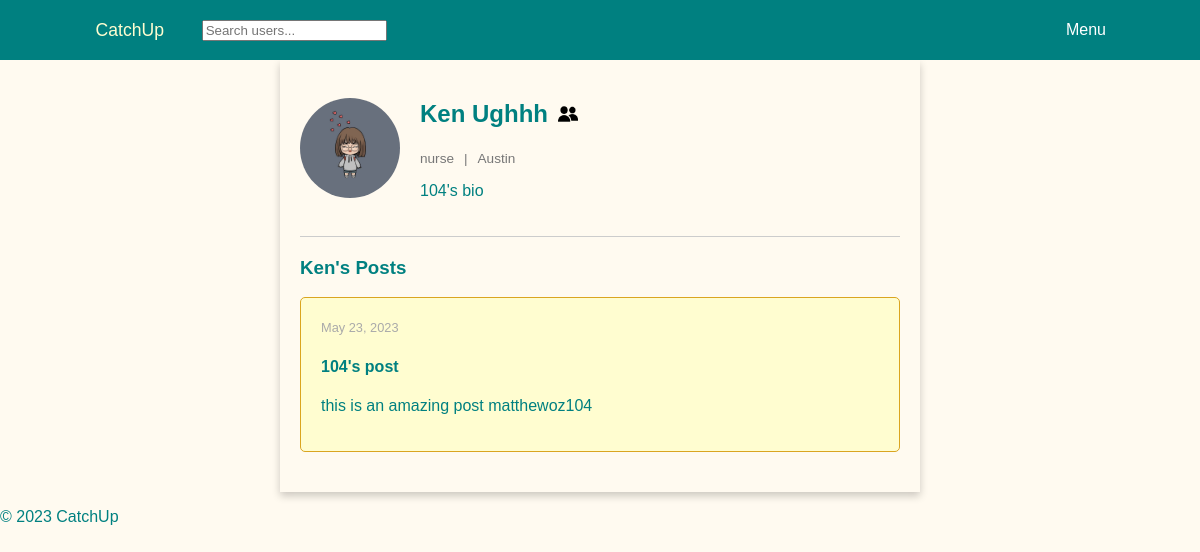
Page /profile/matthewoz104/ (signed in) on the earlier database version.
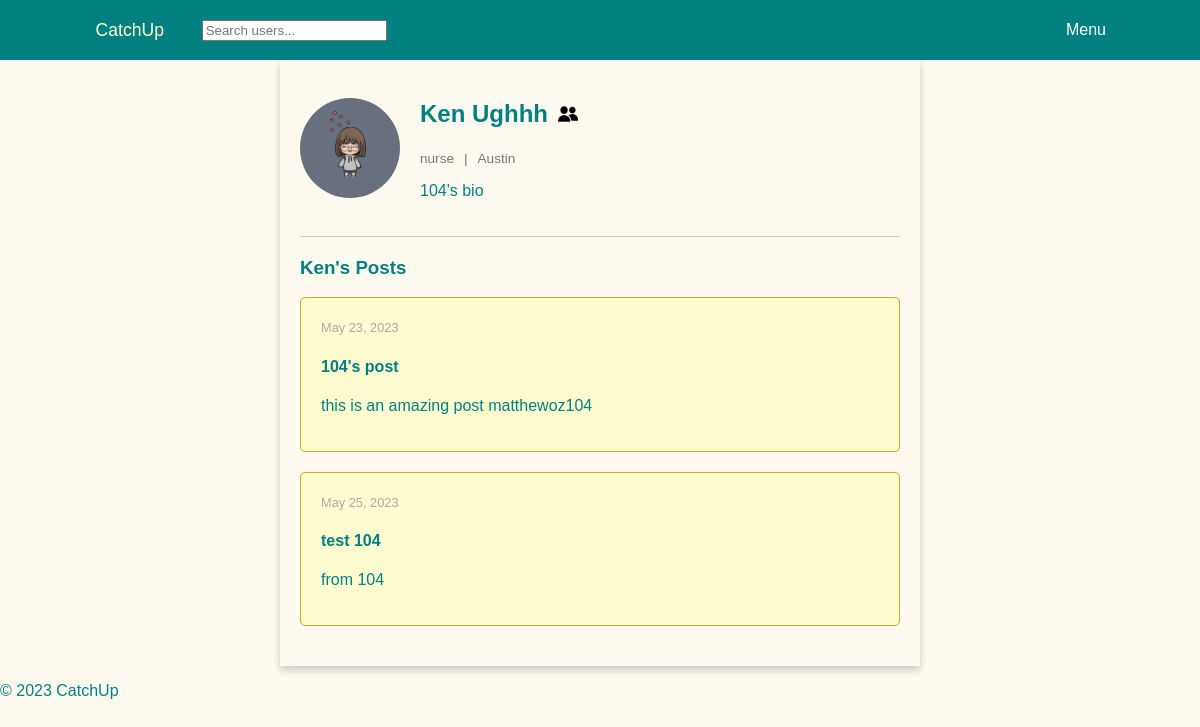
Same page on the later database version.
### users/models.py (models this page shows, shortened)
class Post(models.Model):
    user = models.ForeignKey(settings.AUTH_USER_MODEL, on_delete=models.CASCADE)
    title = models.CharField(max_length=200)
    description = models.TextField()
    image = models.ImageField(upload_to='posts/', blank=True, null=True)
    created_at = models.DateTimeField(auto_now_add=True)
    likes = models.ManyToManyField(User, related_name='likes', blank=True)

### users/views.py (the view)
# urls.py: path('profile/<str:username>/', views.profile, name='profile'),
def profile(request, username):
    user = get_object_or_404(User, username=username)
    user_profile = UserProfile.objects.get(user=user)
    user_posts = Post.objects.filter(user=user)
    friend_request_sent = FriendRequest.objects.filter(
        sender=request.user,
        receiver=user).first()
    are_friends = request.user.userprofile in user_profile.friends.all()
    return render(request, 'users/profile.html', {'user_profile': user_profile, 'posts': user_posts, 'friend_request_sent': friend_request_sent, 'are_friends': are_friends})

### users/templates/users/profile.html (shortened to what this page needs)
{% extends "users/base.html" %}
{% load static %}
{% block extra_css %}
    <link rel="stylesheet" type="text/css" href="{% static 'users/profile.css' %}" />
{% endblock %}
{% block content %}
    <div class="profile-container">
        <div class="profile-header">
            <img class="profile-pic" src="{{ user_profile.profile_picture.url }}" alt="{{ user_profile.user.username }}'s Profile Picture">
            <div class="profile-info">
                <div class="profile-details">
                    <div class="name-and-icon">
                        <div class="name-and-icon-inner">
                            <h2 class="profile-name">{{ user_profile.first_name }} {{ user_profile.last_name }}</h2>
                            {% if are_friends %}
                                <img class="friends-icon" src="{% static 'users/icons/friends_icon.png' %}" alt="Friends">
                            {% endif %}
                        </div>
                    </div>
                    <div class="profile-location-occupation">
                        <p>{{ user_profile.occupation }}</p>
                        <p>|</p>
                        <p>{{ user_profile.location }}</p>
                    </div>
                </div>
                <p>{{ user_profile.bio }}</p>
            </div>
        </div>
        <div class="profile-posts">
            <h3>{{ user_profile.first_name }}'s Posts</h3>
            {% for post in posts %}
            <div class="post">
                <small class="post-date">{{ post.created_at|date:"F j, Y" }}</small>
                <h4>{{ post.title }}</h4>
                <p>{{ post.description }}</p>
            </div>
            {% endfor %}
        </div>
    </div>
{% endblock %}

Differences in the rows shown:
added Post: created_at "May 25, 2023", title "test 104", description "from 104"
